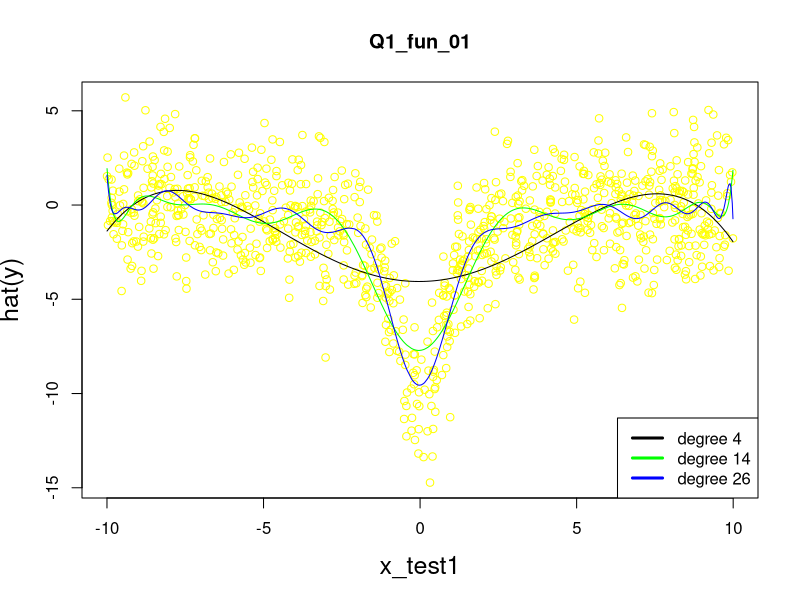
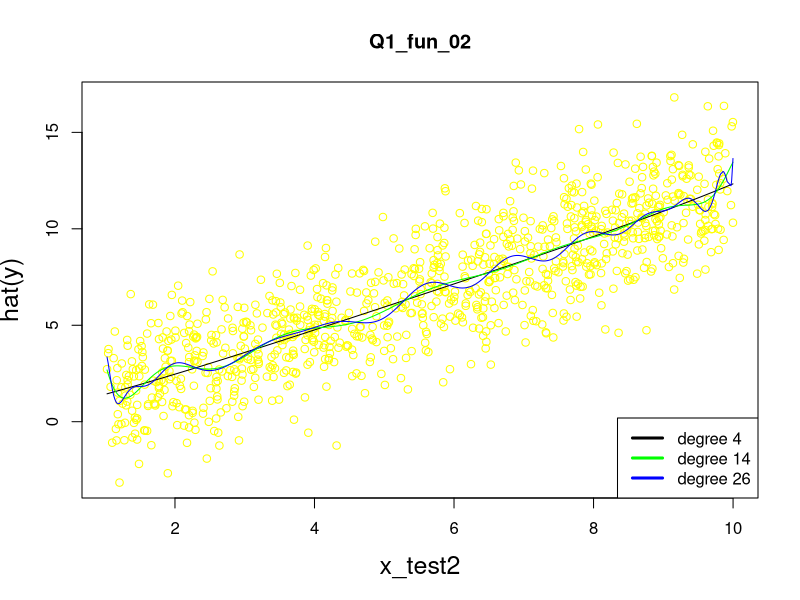
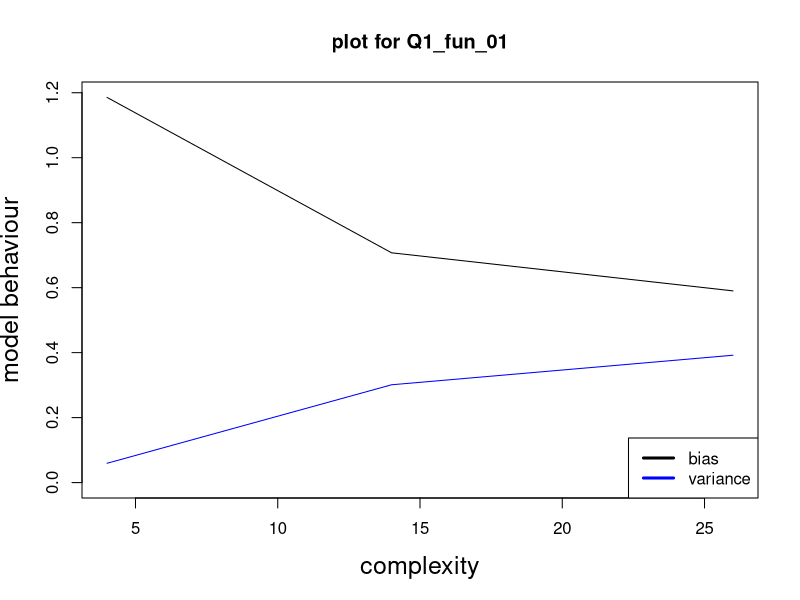
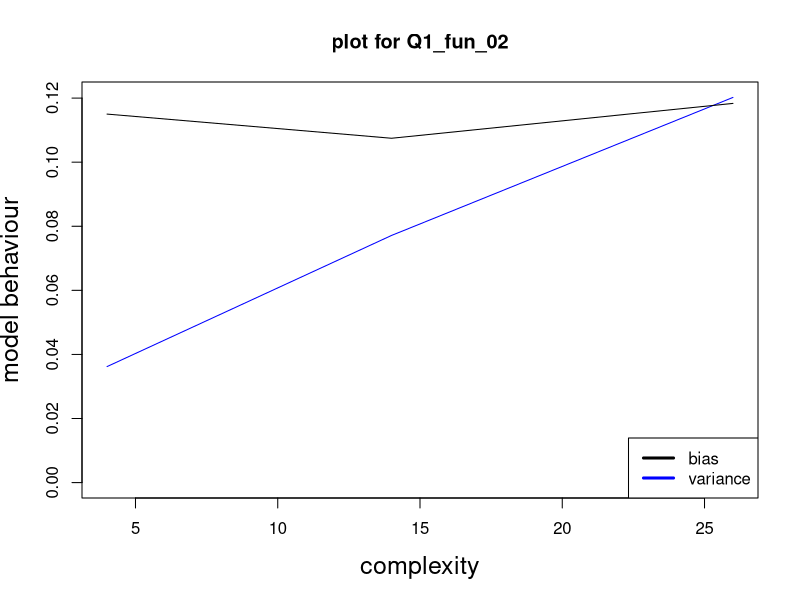

These figures' R source, in order:


complexity =c(4,14,26)
library(splines)
Q1_fun_01 <- function(x) {
  y = 0.3*cos(3*pi*x) - 0.4* cos(4*pi*x) - 10/(x**2 + 1)
  return(y) 
}

Q1_fun_02<- function(x){
  
  y = 0.4*log(x**4+log(x-0.7)+exp(3*x))
  return(y)
}

generate_y <-function(x, func,sig){
  if(func == 1){
    y = Q1_fun_01(x) + rnorm(1, 0, sig)
  }else{
    y = Q1_fun_02(x) + rnorm(1, 0, sig)
  }
  return(y)
}
# x_sample = sort(runif(number_of_sample, min=-10, max=10))
generate_samples <- function(x_sample,func,sig){
  my.array <- array(0, dim=c(length(x_sample)))
  
  for (i in 1 : length(x_sample)) {
    my.array[i] = generate_y(x_sample[i], func, sig)
  }
  
  return(my.array)
}


number_of_sample = 1000
number_of_simulations = 100
sig = 2 #sigma value for noise
x_test1 <-sort(runif(number_of_sample, min=-10, max=10))
y_real1 <-Q1_fun_01(x_test1)
y_test1 <- generate_samples(x_test1, 1,2)
x_test2 <-sort(runif(number_of_sample, min=1, max=10))
y_real2 <-Q1_fun_02(x_test2)
y_test2 <- generate_samples(x_test2, 2,2)



##############plot for model fitting function 1


plot(x_test1, y_test1,
     main="Q1_fun_01",col ='yellow',
     ylab="hat(y)", cex.lab = 1.5)
model11 <- lm(y_test1 ~ poly(x_test1,4))
model12 <- lm(y_test1 ~ poly(x_test1,14))
model13 <- lm(y_test1 ~ poly(x_test1,26))

lines(x_test1, predict(model11, data.frame(x=x_test1)), col='black')
lines(x_test1, predict(model12, data.frame(x=x_test1)), col='green')
lines(x_test1, predict(model13, data.frame(x=x_test1)), col='blue')
legend("bottomright",c("degree 4","degree 14", "degree 26"), col=c("black","green","blue"),lwd=3)

###################plot for model fitting function 2
plot(x_test2, y_test2,
     main="Q1_fun_02",col ='yellow',
     ylab="hat(y)", cex.lab = 1.5)
model21 <- lm(y_test2 ~ poly(x_test2,4))
model22 <- lm(y_test2 ~ poly(x_test2,14))
model23 <- lm(y_test2 ~ poly(x_test2,26))

lines(x_test2, predict(model21, data.frame(x=x_test2)), col='black')
lines(x_test2, predict(model22, data.frame(x=x_test2)), col='green')
lines(x_test2, predict(model23, data.frame(x=x_test2)), col='blue')
legend("bottomright",c("degree 4","degree 14", "degree 26"), col=c("black","green","blue"),lwd=3)

######################################################################Plots for bias variance tradeoff with complexity for function1

allbias1 = matrix(0,1,length(complexity))
allvariance1 = matrix(0,1,length(complexity))
for(com in 1:length(complexity)){
  
  
  predictions = matrix(0,number_of_simulations,number_of_sample)
  
  for (simulation in 1:number_of_simulations) {
    
      x_train <-sort(runif(number_of_sample, min=-10, max=10));
      y_train <- generate_samples(x_train, 1,sig);
    
      model <- lm(y_train ~ poly(x_train,complexity[com]));
    
      pred =  predict(model, data.frame(x=x_test1));
    #print(typeof(p))
    #print(class(pred));
    
    
      predictions[simulation,]<-pred;
    
  }
  l = colMeans(predictions);
   
  biasums = 0
  for(j in 1:number_of_sample){
        biasums = biasums + abs(l[j]-y_real1[j]);
  }
      
    
  bias = (biasums/number_of_sample);
    
    
    #finding variance
  varsum = 0;
  for(n in 1:number_of_sample){
      
      sums = 0;
      for(k in 1:number_of_simulations){
        sums = sums + (l[n]-predictions[k,n])^2
      }
      
      varsum =varsum + sums/number_of_simulations
      
  }
  variance = varsum/number_of_sample
  
  allbias1[1,com]<-bias
  allvariance1[1,com]<-variance
  
}

plot(complexity, allvariance1[1,], ylim =c(0,max(max(allbias1),max(allvariance1))),
     main="plot for Q1_fun_01",
     ylab="model behaviour",
     type = "l",
     col="blue", cex.lab = 1.5)

lines(complexity,allbias1[1,],col='black',lwd=1)
legend("bottomright",c("bias","variance"), col=c("black","blue"), lwd=3)

######################################################################Plots for bias variance tradeoff with complexity for function2

allbias2 = matrix(0,1,length(complexity))
allvariance2 = matrix(0,1,length(complexity))
for(com in 1:length(complexity)){
  
  
  predictions = matrix(0,number_of_simulations,number_of_sample)
  
  for (simulation in 1:number_of_simulations) {
    
    x_train <-sort(runif(number_of_sample, min=1, max=10));
    y_train <- generate_samples(x_train, 2,sig);
    
    model <- lm(y_train ~ poly(x_train,complexity[com]));
    
    pred =  predict(model, data.frame(x=x_test2));
    #print(typeof(p))
    #print(class(pred));
    
    
    predictions[simulation,]<-pred;
    
  }
  l = colMeans(predictions);
  
  biasums = 0
  for(j in 1:number_of_sample){
    biasums = biasums + abs(l[j]-y_real2[j]);
  }


  bias = (biasums/number_of_sample);
  # bias = abs(l[1]-y_real2[1])
  
  
  #finding variance
  varsum = 0
  for(n in 1:number_of_sample){

    sums = 0
    for(k in 1:number_of_simulations){
      sums = sums + (l[n]-predictions[k,n])^2
    }

    varsum =varsum + sums/number_of_simulations

  }
  print(varsum)
  variance = varsum/number_of_sample
  #    sums = 0
  #    for(k in 1:number_of_simulations){
  #      sums = sums + (l[1]-predictions[k,1])^2
  #    }
  # variance = sums/number_of_simulations
  allbias2[1,com]<-bias
  allvariance2[1,com]<-variance
  
}

plot(complexity, allvariance2[1,], ylim =c(0,max(max(allbias2),max(allvariance2))),
     main="plot for Q1_fun_02",
     ylab="model behaviour",
     type = "l",
     col="blue", cex.lab = 1.5)

lines(complexity,allbias2[1,],col='black',lwd=1)
legend("bottomright",c("bias","variance"), col=c("black","blue"), lwd=3)


print(max(allvariance2))
print(l)


varsum = 0;
for(n in 1:number_of_sample){
  
  sums = 0;
  for(k in 1:number_of_simulations){
    sums = sums + (l[n]-predictions[k,n])^2
  }
  
  varsum =varsum + sums/number_of_simulations
  
}
variance = varsum/number_of_sample
print(variance)